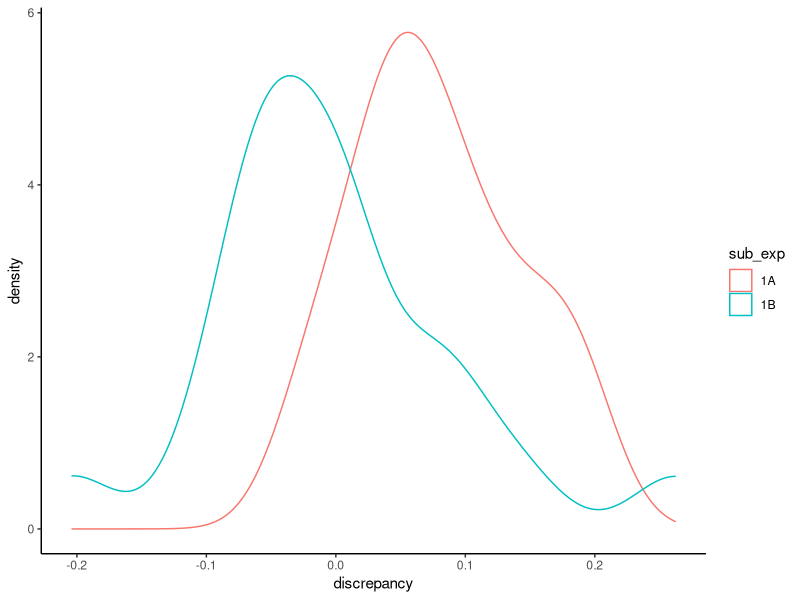
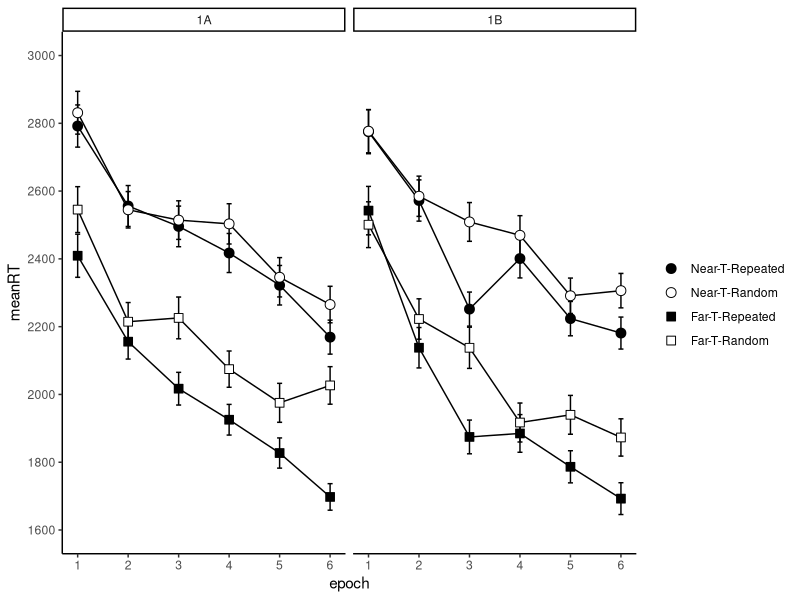

Reproduce these figures in R, in order. (Note: this script raises an error after producing the figures.)
## ---- chunk 1
knitr::opts_chunk$set(echo = FALSE, include = FALSE)
date_compiled_title = c("PDF created on", date())
## ---- chunk 2
library(tidyverse)
library(broom)
library(kableExtra)
library(ggrepel)
library(afex)
library(BayesFactor)

theme_set(theme_classic())

setwd(dirname(rstudioapi::getActiveDocumentContext()$path)) # set wd to current file location

data <- read_csv("data_tidy_CCVR03.csv")

# split into main data and awareness phase
dataAw <- filter(data, phase == 2)
dataMain <- 
  filter(data, phase == 1) %>% 
  mutate(TT = if_else(set %in% c(1,2), "repeated", "random"), # recode set into 2 variables
         targ_depth = if_else(set %in% c(1,3), "near", "far"),
         epoch = ceiling(block/5)) %>% 
  select(sub_exp:phase, epoch, block:set, TT, targ_depth, everything())

# did anyone not finish the main task? (yes, one participant)
did_not_finish <- 
  dataMain %>% 
  group_by(subj) %>% 
  count() %>% 
  filter(n < 480)

# remove any participant that failed to finish the main task
dataMain <- dataMain %>% 
  filter(!subj %in% did_not_finish$subj)

## ---- chunk 3
# get demographic information from each participant
data_demog <- 
  dataMain %>% 
  group_by(subj) %>% 
  slice(1) %>% # take top row
  select(subj,sub_exp, age,gender)

# create summary stats of gender, number of participants
demog_summary <- 
  data_demog %>% 
  group_by(sub_exp) %>% 
  summarise(n = n(),
            mean_age = mean(age),
            sd_age = sd(age),
            males = sum(gender=="M"),
            females = sum(gender=="F"),
            non_binary = sum(!gender %in% c("M", "F")))

# summary statistics of response patterns, by sub_exp
basic_resp_stats <- 
  dataMain %>%
  group_by(sub_exp,subj) %>%
  summarise(mean_RT = mean(RT),
            mean_Extra_Resp = mean(num_additional_Rs),
            perc_Rs_Over1 = sum(num_additional_Rs>0)/n(),
            perc_Rs_Over2 = sum(num_additional_Rs>1)/n()) %>% 
  group_by(sub_exp) %>% 
  summarise_all(list(mean = mean, sd = sd)) %>% # from participant summaries, compute sub exp. summary stats
  select(-contains("subj"))
## ---- chunk 4
# what was the distribution of responses by sub_experiment?
dataMain %>% 
  filter(pattern %in% c(2,4)) %>% 
  group_by(sub_exp, num_additional_Rs) %>%
  summarise(n_trials = n(),
            mean_RT = mean(RT)) %>% 
  mutate(prop = n_trials/sum(n_trials)) %>% 
  filter(num_additional_Rs<10)
# this analysis isn't reported, but most common was for trials to have 0 (registered response first time), 1, or 2 additional spacebar responses
## ---- chunk 5
# filter trials with more than 2 responses (num additional Rs > 1), timeouts,
# and outlier RTs  
data <- 
  dataMain %>% 
  filter(num_additional_Rs<=1, 
         dist_to_T>=0,
         RT < 10000) %>%  # too many responses and timeouts
  group_by(subj) %>% 
  mutate(zRT = scale(RT)) %>% 
  filter(between(zRT,-2.5,2.5)) %>% 
  ungroup() 

# what percentage of trials were removed for each participant?
perc_removed <- 
  data %>%
  group_by(subj) %>% 
  summarise(perc = (1 - (n()/480))*100)

# reorder columns
data <- 
  data %>% 
  select(sub_exp, subj, age:RT, everything())
  
## ---- chunk 6
# Is anyone an outlier in terms of mean RT? 
overall_RT_Means <- 
  data %>% 
  group_by(sub_exp, subj) %>% 
  summarise(meanRT = mean(RT)) %>% 
  mutate(z_meanRT = scale(meanRT)) 

overall_RT_Means %>% 
  filter(!between(z_meanRT, -2.5, 2.5)) # no Ps detected

# Is anyone an outlier in terms of percent removed?
perc_removed <-
  perc_removed %>%
  mutate(z_perc = scale(perc))

perc_removed_outliers <-
  perc_removed %>%
  filter(!between(z_perc, -2.5, 2.5)) %>%  # two Ps detected
  pull(subj)

# remove the outlier participant from the sample
data <- filter(data,!subj %in% perc_removed_outliers)
## ---- chunk 7
# exploring the difficulty of target detection at different depths

# how many trials contributed to the analysis by target depth

data %>% 
  group_by(sub_exp, subj, targ_depth) %>% 
  summarise(prop = n()/240) %>% 
  group_by(sub_exp,targ_depth) %>% 
  summarise(meanProp = mean(prop))

# clearly a difference in 1A but not in 1B

# any unusual participants?

depth_difficulty_measure <- 
  data %>% 
  group_by(sub_exp, subj, targ_depth) %>% 
  summarise(prop = n()/240) %>%
  pivot_wider(names_from = targ_depth, values_from = prop) %>% 
  mutate(discrepancy = near-far) 

depth_difficulty_measure %>% 
  ggplot(aes(discrepancy, colour = sub_exp)) +
  geom_density()

# it looks like participants in 1A had a much more difficult time with far targets

# remove those with large discrepancy
depth_difficulty_outliers <- 
  depth_difficulty_measure %>% 
  filter(!between(discrepancy,-.15,.15)) %>% 
  pull(subj)

# remove the depth difficulty outliers from the sample
data <- filter(data,!subj %in% depth_difficulty_outliers)

# remove them from the measure of depth difficulty
depth_difficulty_measure <- 
  depth_difficulty_measure %>% 
  filter(between(discrepancy,-.15,.15)) 

## ---- chunk 8

# plot the boxplots of RT by sub-experiment
RT_boxplot <-
  overall_RT_Means %>% 
  ggplot(aes(x = sub_exp, y = meanRT))+
  geom_boxplot(width = .2) +
  geom_point(size = 5, 
             alpha = .2) +
  geom_text_repel(aes(label = subj), 
                  direction = 'y', 
                  nudge_x = .2, 
                  segment.colour = "red", 
                  colour = "red", 
                  segment.alpha = .2) +
  labs(title = "Boxplots with data labelled by participant ID",
       y = "Mean RT",
       x = "Experiment")

## ---- chunk 9
# main analysis of RT

# convert TT and targ_depth to factors and set level order
data <-  
  data %>% 
  mutate(TT = factor(TT, levels = c("repeated", "random")),
         targ_depth = factor(targ_depth, levels = c("near", "far")))

legendLBLs <- c("Near-T-Repeated", "Near-T-Random", "Far-T-Repeated", "Far-T-Random")

# main RT figure
RT_avgs_figure <- 
  data %>% 
  group_by(sub_exp, TT, targ_depth, epoch) %>% 
  summarise(meanRT = mean(RT), 
            SE = sd(RT)/sqrt(n())) %>% 
  ggplot(aes(x = epoch, y = meanRT, group = interaction(TT, targ_depth))) +
  geom_line() +
  geom_errorbar(aes(ymin = meanRT-SE, ymax = meanRT+SE), width = 0.1)+
  geom_point(aes(fill = interaction(TT, targ_depth), shape = interaction(TT, targ_depth)), size = 3) +
  scale_y_continuous(limits = c(1600, 3000), breaks = seq(1600,3000,200)) +
  scale_x_continuous(breaks = 1:6) +
  scale_fill_manual(name  ="",
                    labels = legendLBLs,
                    values = c("black", "white", "black", "white")) +
  scale_shape_manual(name = "",
                     labels = legendLBLs,
                     values = c(21,21,22,22)) +
  facet_wrap(vars(sub_exp))

RT_avgs_figure # print figure
## ---- chunk 10
# save data for statistical analysis
data_RT_ANOVA <- 
  data %>% 
  group_by(sub_exp, subj, TT, targ_depth, epoch) %>% 
  summarise(meanRT = mean(RT))

# full 4-way ANOVA
data_RT_ANOVA %>% 
  aov_car(meanRT ~ Error(subj/(TT*targ_depth*epoch)) + sub_exp, data = .)

# ANOVA for 1A
data_RT_ANOVA %>% 
  filter(sub_exp == "1A") %>% 
  aov_car(meanRT ~ Error(subj/(TT*targ_depth*epoch)), data = .)

# ANOVA for 1B
data_RT_ANOVA %>% 
  filter(sub_exp == "1B") %>% 
  aov_car(meanRT ~ Error(subj/(TT*targ_depth*epoch)), data = .)

# Bayesian ANOVA
data_RT_ANOVA <- 
  data_RT_ANOVA %>% 
  as_tibble() %>% 
  mutate(across(c(sub_exp,subj,TT,targ_depth,epoch), as.factor))

# anovaBF(formula = meanRT ~ TT*targ_depth*epoch*sub_exp + subj,
#         whichRandom = "subj",
#         data = data_RT_ANOVA)

# calculate a CC effect for each target depth
CC_effect <- 
  data %>% 
  group_by(TT, targ_depth) %>% 
  summarise(meanRT = mean(RT)) %>% 
  pivot_wider(names_from = TT, values_from = meanRT) %>% 
  mutate(avgRT = rowMeans(select(.,random,repeated)),
         CCeffect = random - repeated)
## ---- chunk 11
# create new variables with experiment specific names

CCVR03_demog_summary = demog_summary
CCVR03_basic_resp_stats = basic_resp_stats
CCVR03_perc_removed = perc_removed
CCVR03_perc_removed_outliers = perc_removed_outliers
CCVR03_depth_difficulty_measure = depth_difficulty_measure
CCVR03_depth_difficulty_outliers = depth_difficulty_outliers
CCVR03_overall_RT_Means = overall_RT_Means
CCVR03_RT_avgs_figure = RT_avgs_figure
CCVR03_data_RT_ANOVA = data_RT_ANOVA
CCVR03_CC_effect = CC_effect

save(CCVR03_demog_summary,
     CCVR03_basic_resp_stats,
     CCVR03_perc_removed,
     CCVR03_perc_removed_outliers,
     CCVR03_depth_difficulty_measure,
     CCVR03_depth_difficulty_outliers,
     CCVR03_overall_RT_Means,
     CCVR03_RT_avgs_figure,
     CCVR03_data_RT_ANOVA,
     CCVR03_CC_effect,
     file = "../../CCVR_ms_1/CCVR03_export.Rdata")
